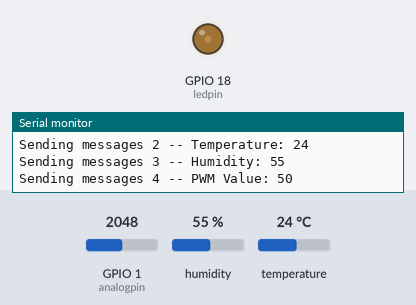
The sketch below on a simulated ESP32. On the bench: output pins drawn as LEDs (lit = HIGH), the last lines printed to the serial monitor. The inputs (shaded band) are chosen by the test bench; at power-on: GPIO 1 (analogpin) = 2048, humidity 55 %, temperature 24 °C. WiFi joins after 1.5 s; servers stay silent unless stated; no MQTT or app messages arrive unless stated.

Above: at 2.8 s.
2.9 s: GPIO 1 (analogpin) set to 2866
At 3.7 s:
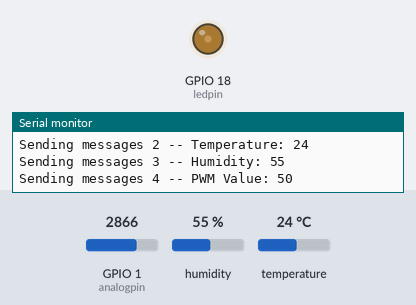
4.4 s: GPIO 1 (analogpin) set to 3603
At 4.9 s:
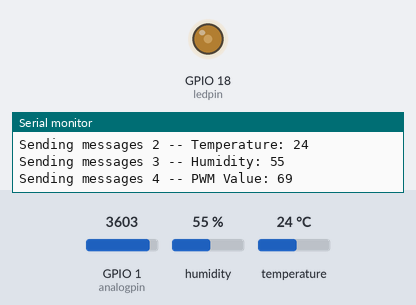
Timing chart, 0 to 7.4 s (numbered marks = the images above; inputs shaded):
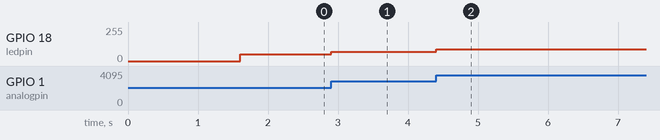

The sketch:

Mqtt_part1.ino
```cpp
/* *First initiallizing the wifi credentials and building connection with the wifi.
   *Then including the MQtt protocol library*

*/
#include <WiFi.h>
#include <WiFiClient.h>
#include "Arduino.h"
#include <PubSubClient.h>
#include <DHT.h>
#define DPIN 19       //Pin to connect DHT sensor (GPIO number)
#define DTYPE DHT11
DHT dht(DPIN , DTYPE);
#define analogpin 1
#define ledpin 18
//adding wifi creditenials
const char* ssid = "Revive Lab";
const char* password = "Revive@123";
const char* brokeruser = "muhammadyahya1217@gmail.com";
const char* brokerpass = "scienta480";
const char* broker = "broker.emqx.io";
int count=0;
 char* outtopic1="/muhammadyahya1217@gmail.com/out";
 char* outtopic2="/temperature/out";
 char* outtopic3="/humidity/out";
 char* outtopic4="/PWM/out";
long currenttime;
long lasttime;
char messages1[50],messages2[50],messages3[50],messages4[50];

WiFiClient espClient ;
PubSubClient client(espClient);


void setupwifi(){
  delay(100);
  Serial.print("\nconnecting to...");
  Serial.println("ssid");
  WiFi.begin(ssid,password);
  while(WiFi.status() != WL_CONNECTED){
      delay(100);
      Serial.print("---");
  }

  Serial.print("\nconnected to--");
  Serial.print(ssid);

}
void reconnect(){
  while(!client.connected()){
    Serial.print("\nconnecting to--");
    Serial.println("broker");
    if(client.connect("koikoikoi",brokeruser,brokerpass)){
      Serial.print("\nconnected to--");
      Serial.println(broker);
    }else{
      Serial.print("\nConnection Error --Try again");
      delay(200);
    }
  }
}


void setcallback(){


}
void setup() {
  Serial.begin(115200);
  pinMode(ledpin, OUTPUT);
  dht.begin();
  setupwifi();
  client.setServer(broker, 1883);

}


void loop() {
  int SensorValue= analogRead(analogpin);
  int pwm = map(SensorValue,0, 4095, 0, 100);
  analogWrite(ledpin, pwm);
  int tc = dht.readTemperature(false);  //Read temperature in C
  int hu = dht.readHumidity();          //
  // put your main code here, to run repeatedly:
    if(!client.connected()){
      reconnect();
    }
    client.loop();
  currenttime = millis();
  if(currenttime - lasttime > 2000){
    count++;
    snprintf(messages1, 75, " count: %ld ",count);
    Serial.print("Sending messages 1--");
    Serial.println(messages1);
    client.publish(outtopic1, messages1);
    lasttime = millis();
    snprintf(messages2, 75, " Temperature: %ld ",tc);
    Serial.print("Sending messages 2 --");
    Serial.println(messages2);
    client.publish(outtopic2, messages2);
    lasttime= millis();

    snprintf(messages3, 75, " Humidity: %ld ",hu);
    Serial.print("Sending messages 3 --");
    Serial.println(messages3);
    client.publish(outtopic3, messages3);
    lasttime= millis();

    snprintf(messages4, 100, " PWM Value: %ld ",pwm);
    Serial.print("Sending messages 4 --");
    Serial.println(messages4);
    client.publish(outtopic4, messages4);
    lasttime= millis();
  }
}
```

Measured:
- after the input at 2.9 s, GPIO 18 (ledpin): 50/255 → 69/255 at once
- after the input at 4.4 s, GPIO 18 (ledpin): 69/255 → 87/255 at once
